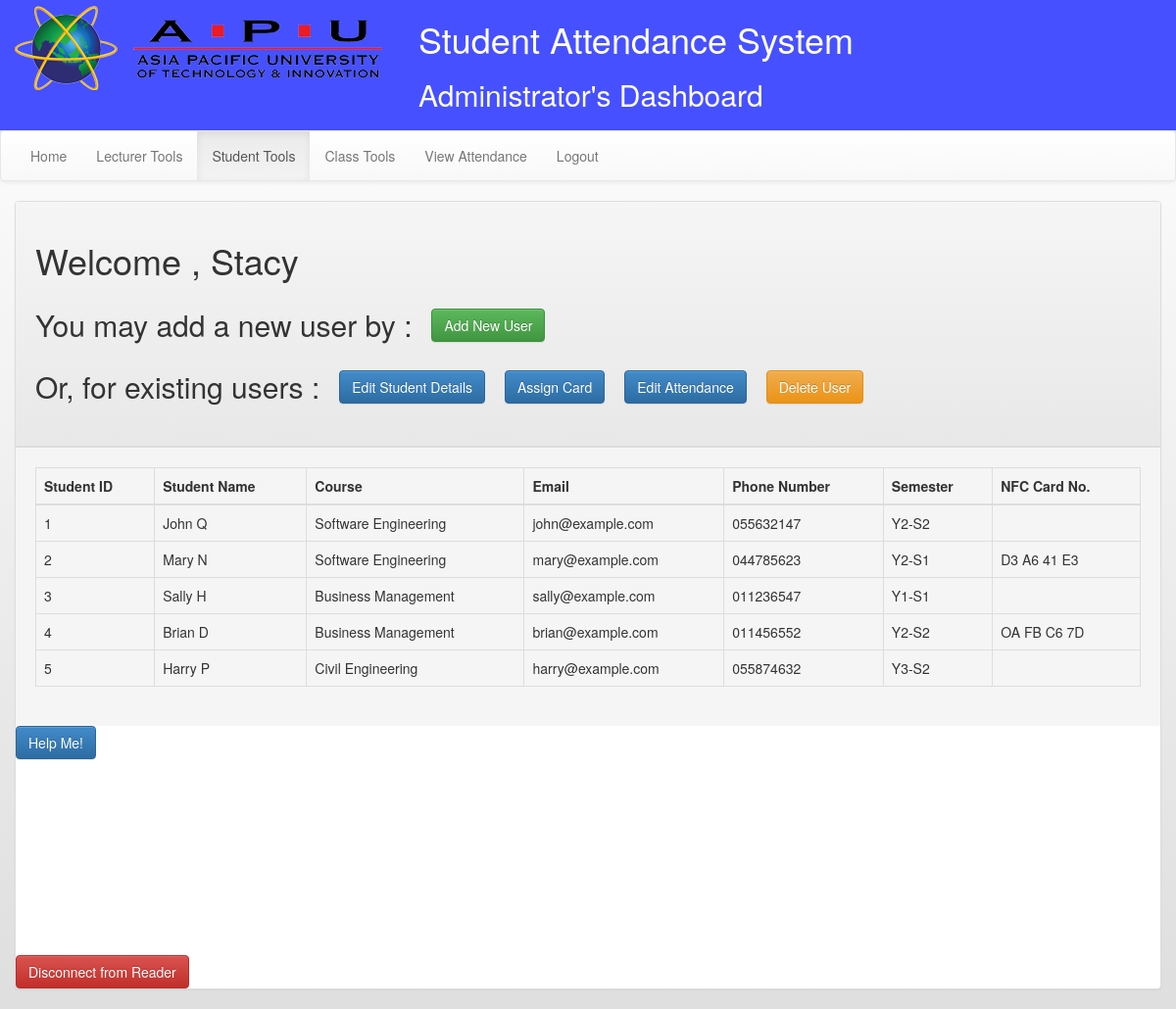
Before: /stud_tools.php (signed in) with the older database file.
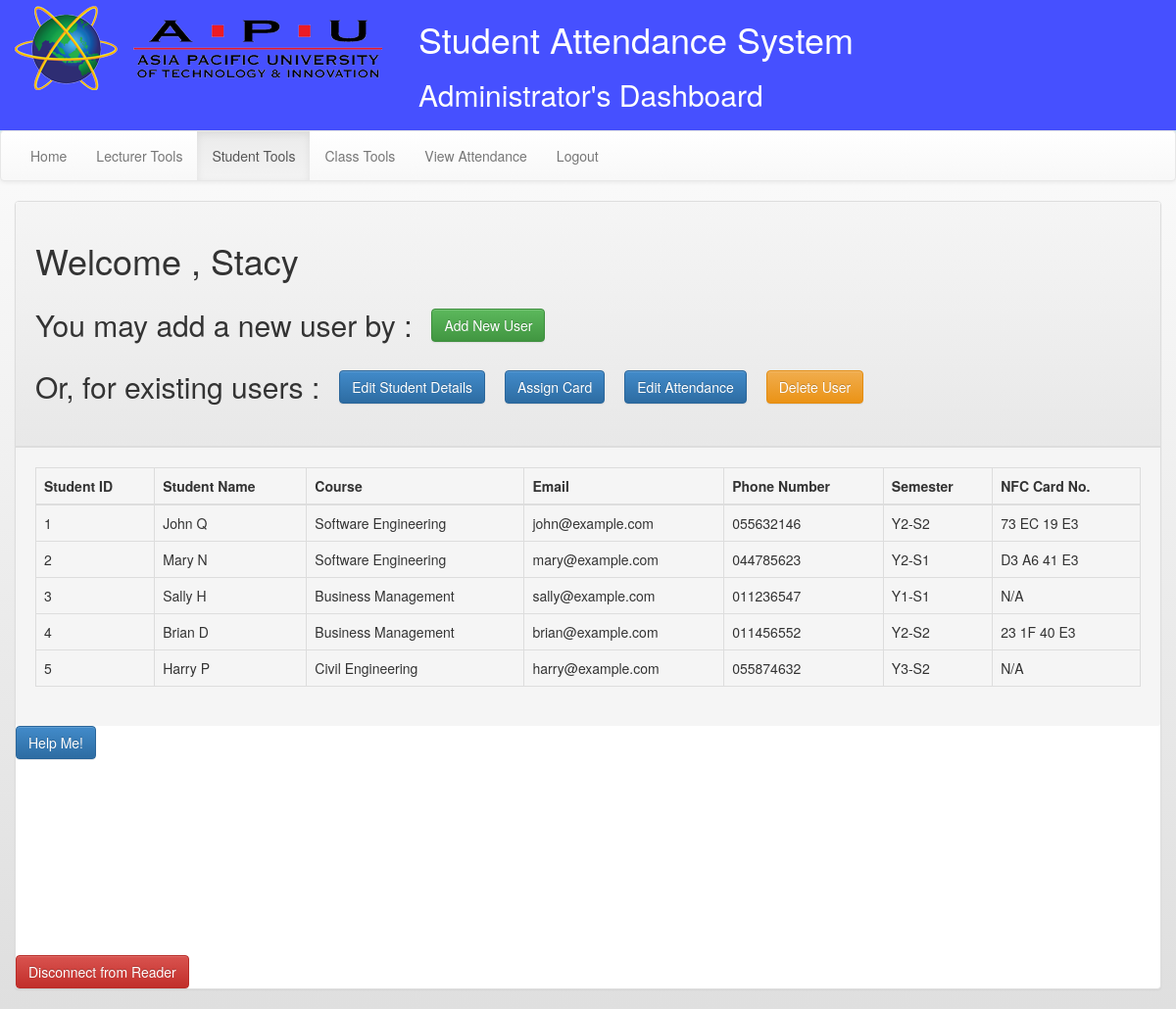
After: the same page with the newer database file.
### tables this page shows
CREATE TABLE "Student" (
	`StudentID`	INTEGER PRIMARY KEY AUTOINCREMENT UNIQUE,
	`Name`	TEXT,
	`Email`	TEXT,
	`Course`	TEXT,
	`Phone`	TEXT,
	`CourseID`	INTEGER,
	`Semester`	TEXT,
	`NFC_uid`	TEXT
);

### php/main_class.php (called while the page is built, shortened)
<?php
class Main
{
    function debug_to_console($data)
    {
        $output = $data;
    }
    public function getStud()
    {
        $con = connectTo();
        $stmt = $con->prepare("SELECT * FROM `Student`");
        $stmt->execute();
        $rows = $stmt->fetchAll();
        return $rows;
    }
}
?>

### stud_tools.php (the view, shortened to what this page needs)
<?php
include './php/main_class.php';
?>
<!DOCTYPE html>
<html lang="en">
<head>
    <link href="css/bootstrap.min.css" rel="stylesheet">
    <link href="css/style.css" rel="stylesheet">
    <link rel="stylesheet" href="css/bootstrap.theme.min.css">
</head>
<body>
<div id="header" class="clearfix">
    <div style="display: inline-block; float: left">
        <img src="img/apu.png">
    </div>
    <div style="display: inline-block; margin-left: 30px;">
        <h1>Student Attendance System</h1>
        <h2>Administrator's Dashboard</h2>
    </div>
</div>
<nav class="navbar navbar-default" id="sub-menu">
    <div class="collapse navbar-collapse" id="bs-example-navbar-collapse-1">
        <ul class="nav navbar-nav navbar-left">
            <li><a href="admin.php">Home</a></li>
            <li><a href="lec_tools.php">Lecturer Tools</a></li>
            <li class="active"><a href="stud_tools.php">Student Tools</a></li>
            <li><a href="class_tools.php">Class Tools</a></li>
            <li><a href="stats_admin.php">View Attendance</a></li>
            <li><a href="logout.php">Logout</a></li>
        </ul>
    </div>
</nav>
<div class="container panel panel-default">
    <div class="panel-heading top" style="height: 250px;">
        <div>
            <?php
            echo '<h1>Welcome , ' . $_SESSION['username'] . '</h1>';
            echo '<div class="row rowx"><div class="first"><h2 >You may add a new user by : </h2></div>
                   <div class="second">
                   <button class="btn btn-success" style="margin-left: 20px;" data-toggle="modal" data-target=".bs-example-modal-lg">Add New User</button> </div></div>';
            echo '<div class="row rowx"><div class="first"><h2>Or, for existing users : </h2> </div>
                    <div class="second">
                    <button class="btn btn-primary" style="margin-left: 20px;" id="details">Edit Student Details</button>
                    <button class="btn btn-primary" style="margin-left: 20px;" id="assign">Assign Card</button>
                    <button class="btn btn-primary" style="margin-left: 20px;" id="attend">Edit Attendance</button>
                    <button class="btn btn-warning" style="margin-left: 20px;" id="delete">Delete User</button>
                    </div></div>'
            ?>
        </div>
    </div>
    <div class="panel-footer studenttable">
        <table class="table table-bordered table-hover" id="stud_table">
            <thead>
            <tr>
                <th>Student ID</th>
                <th>Student Name</th>
                <th>Course</th>
                <th>Email</th>
                <th>Phone Number</th>
                <th>Semester</th>
                <th>NFC Card No.</th>
            </tr>
            </thead>
            <tbody>
            <?php
            $m = new Main();
            $rows = $m->getStud();
            foreach ($rows as $row) {
                echo '<tr>
        <input type="hidden" value="' . $row['StudentID'] . '">
        <td >' . $row['StudentID'] . '</td>
        <td >' . $row['Name'] . '</td>
        <td >' . $row['Course'] . '</td>
        <td >' . $row['Email'] . '</td>
        <td >' . $row['Phone'] . '</td>
        <td>' . $row['Semester'] . '</td>
        <td>' . $row['NFC_uid'] . '</td>
      </tr>';
            }
            ?>
            </tbody>
        </table>
    </div>
    <button data-toggle="collapse" data-target="#demo" class="btn btn-primary ">Help Me!</button>
    <div style="">
        <div id="connect">
            <object id="NFC_Applet"
                    code="NFC.NFC_Applet.class"
                    type="application/x-java-applet"
                    archive="HelloApplet.jar" height="200" width="250"
                    mayscript = "true" scriptable ="true"
                    align="middle" codebase="http:\\localhost\fyp\applet\">
            </object>
        </div>
        <div id="disconnect">
            <button class="btn btn-danger" id="disconnect"> Disconnect from Reader </button>
        </div>
    </div>
</div>
</body>
</html>

Changed rows visible on the page:
changed student "John Q": Phone "055632147" → "055632146"; NFC_uid (not shown) → "73 EC 19 E3"
changed student "Sally H": NFC_uid (not shown) → "N/A"
changed student "Brian D": NFC_uid "OA FB C6 7D" → "23 1F 40 E3"
changed student "Harry P": NFC_uid (not shown) → "N/A"
